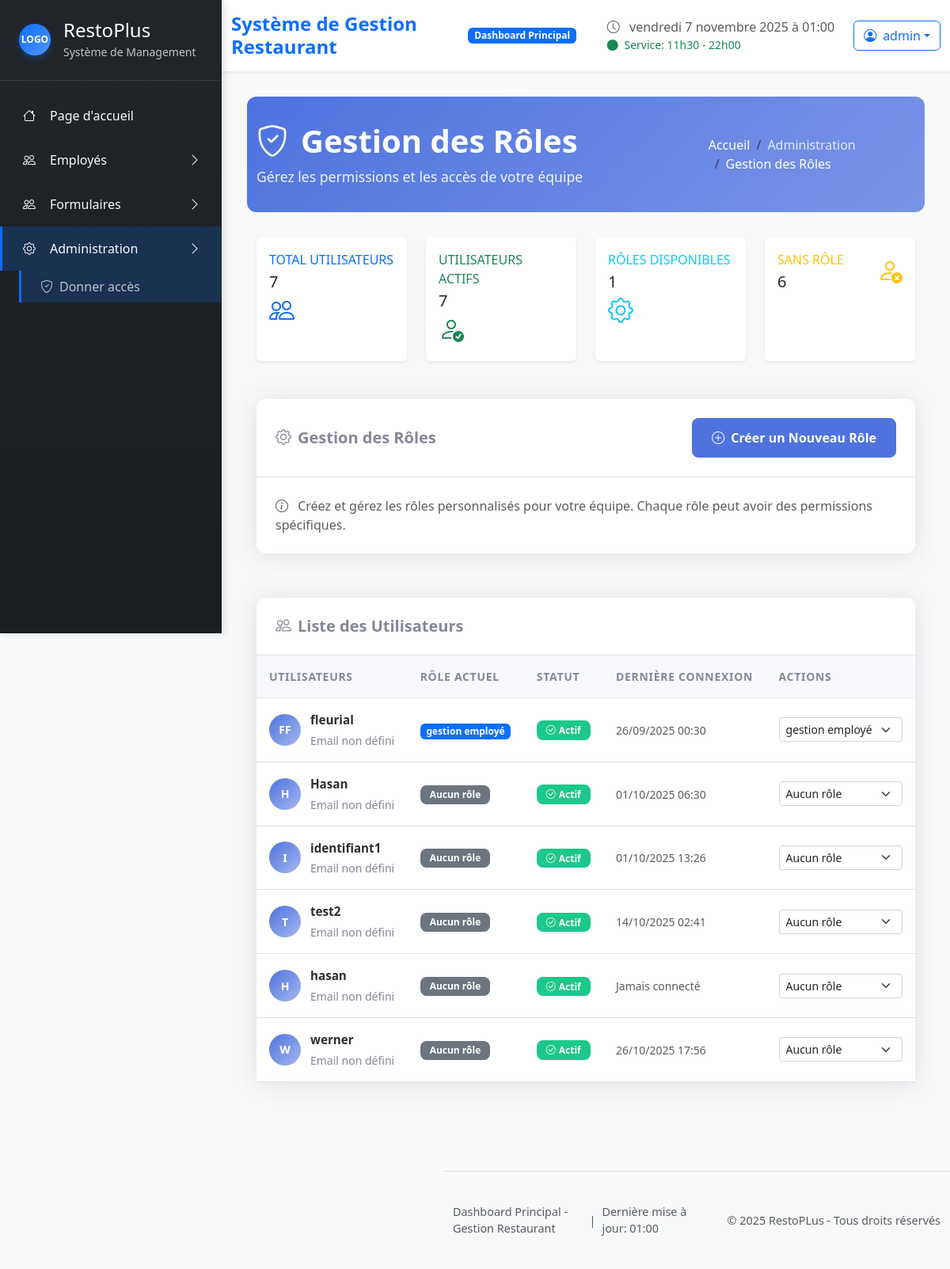
Page /admin-dashboard/ (signed in) on the earlier database version.
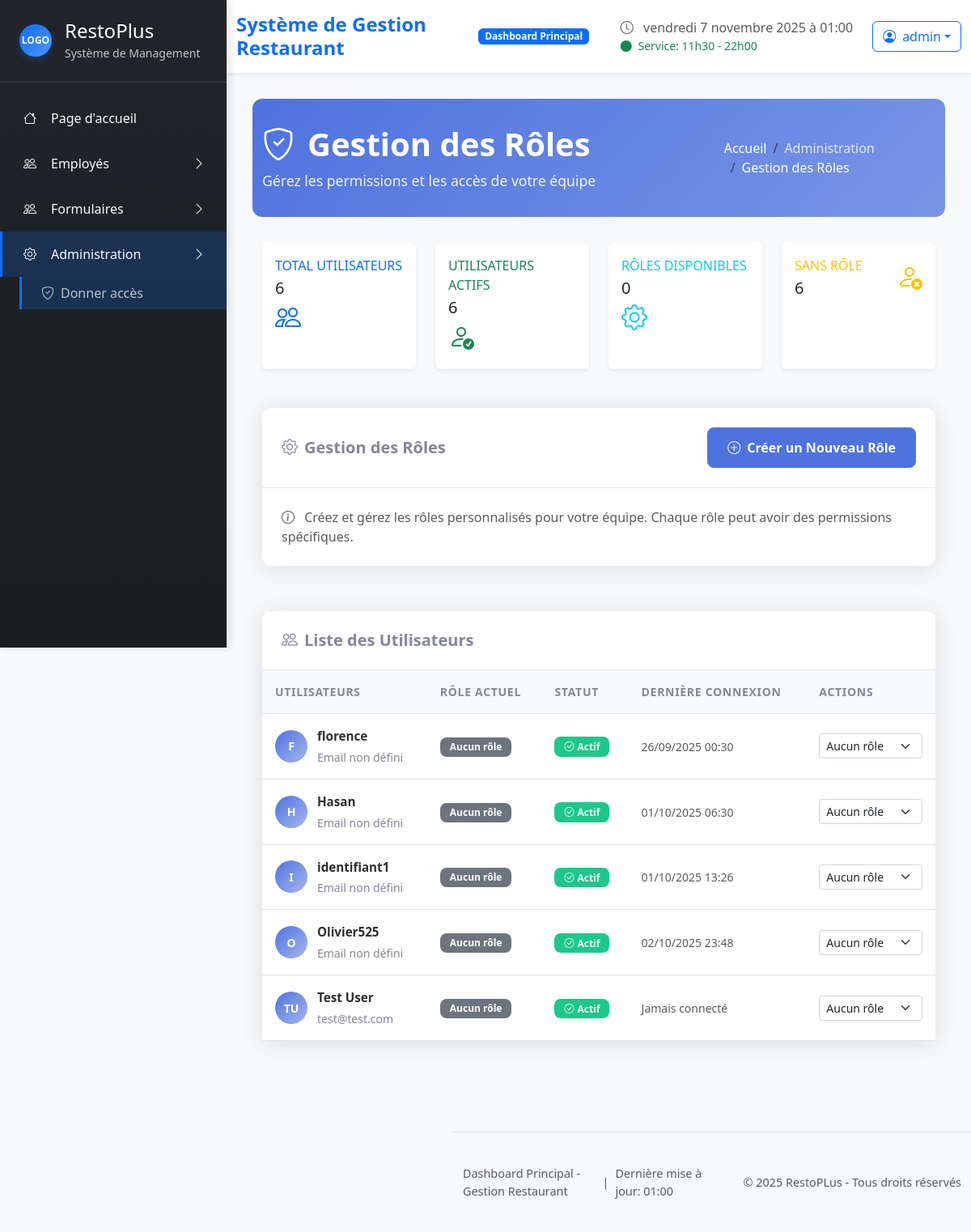
Same page on the later database version.
### restoplus/models.py (models this page shows, shortened)
class User(AbstractUser):
    class AvailabilityStatus(models.TextChoices):
        NOT_FILLED = "not_filled", "Non remplie"
        PENDING    = "pending",    "En attente"
        FILLED     = "filled",     "Remplie"
    availability_status = models.CharField(
        max_length=20,
        choices=AvailabilityStatus.choices,
        default=AvailabilityStatus.NOT_FILLED,
        verbose_name="Statut des disponibilités"
        )
    first_name = models.CharField(max_length=150, blank=True, verbose_name="Prénom")
    last_name = models.CharField(max_length=150, blank=True, verbose_name="Nom de famille")
    poste = models.CharField(max_length=100, blank=True, verbose_name="Poste")
    mobile = models.CharField(max_length=20,blank=True,validators=[phone_validator], verbose_name="Téléphone")
    email = models.CharField(
        max_length=254,
        blank=True,
        verbose_name="Courriel",
        validators=[email_validator]
    )
    is_manager = models.BooleanField(default=False)
    role = models.ForeignKey(Role, on_delete=models.SET_NULL, null=True, blank=True)
    def has_permission(self, permission):
        if self.is_superuser:
            return True
        if not self.role:
            return False
        return getattr(self.role, permission, False)

class Role(models.Model):
    name = models.CharField(max_length=100, unique=True, verbose_name="Nom du rôle")
    description = models.TextField(blank=True, verbose_name="Description")
    can_manage_users = models.BooleanField(default=False, verbose_name="Peut gérer les utilisateurs")
    can_view_reports = models.BooleanField(default=False, verbose_name="Peut voir les rapports")
    can_manage_inventory = models.BooleanField(default=False, verbose_name="Peut gérer l'inventaire")
    can_manage_orders = models.BooleanField(default=False, verbose_name="Peut gérer les commandes")
    can_distribute_tasks = models.BooleanField(default=False, verbose_name="Peut distribuer des tâches à tous")
    created_at = models.DateTimeField(auto_now_add=True)
    class Meta:
        verbose_name = "Rôle"
        verbose_name_plural = "Rôles"
        ordering = ['name']

### restoplus/views.py (the view)
# urls.py: path('admin-dashboard/', views.admin_dashboard, name='admin_dashboard'),
def admin_dashboard(request):
    if not request.user.has_permission('can_manage_users'):
        return render(request, 'restoplus/403.html', status=403)
    users = User.objects.exclude(id=request.user.id).select_related('role')
    all_users = User.objects.all().select_related('role')  # Pour les statistiques générales
    roles = Role.objects.all()
    users_without_role = all_users.filter(role__isnull=True)
    active_users = all_users.filter(is_active=True)
    context = {
    'title': 'Tableau de bord administrateur',
    'users' : users,  # Utilisateurs sans l'utilisateur connecté
    'roles' : roles,
    'users_without_role_count': users_without_role.count(),
    'active_users_count': active_users.count(),
    'total_users_count': all_users.count(),  # Nombre total pour les statistiques
    }
    return render(request, "restoplus/admin_dashboard.html", context)

### restoplus/templates/restoplus/admin_dashboard.html (shortened to what the changed rows need)
{% extends "restoplus/base.html" %}
{% load static %}
{% block content %}
<div class="admin-dashboard">
  <div class="admin-dashboard__header">
    <div class="container-fluid">
      <div class="row align-items-center">
        <div class="col-md-8">
          <h1><i class="bi bi-shield-check me-3"></i>Gestion des Rôles</h1>
        </div>
      </div>
    </div>
  </div>
  <div class="container-fluid">
    <div class="row mb-4">
      <div class="col-xl-3 col-md-6 mb-4">
        <div class="card border-0 shadow-sm h-100">
          <div class="card-body">
            <div class="row no-gutters align-items-center">
              <div class="col mr-2">
                <div class="text-xs font-weight-bold text-primary text-uppercase mb-1">Total Utilisateurs</div>
                <div class="h5 mb-0 font-weight-bold text-gray-800">{{ total_users_count }}</div>
              </div>
            </div>
          </div>
        </div>
      </div>
      <div class="col-xl-3 col-md-6 mb-4">
        <div class="card border-0 shadow-sm h-100">
          <div class="card-body">
            <div class="row no-gutters align-items-center">
              <div class="col mr-2">
                <div class="text-xs font-weight-bold text-success text-uppercase mb-1">Utilisateurs Actifs</div>
                <div class="h5 mb-0 font-weight-bold text-gray-800">{{ active_users_count }}</div>
              </div>
            </div>
          </div>
        </div>
      </div>
      <div class="col-xl-3 col-md-6 mb-4">
        <div class="card border-0 shadow-sm h-100">
          <div class="card-body">
            <div class="row no-gutters align-items-center">
              <div class="col mr-2">
                <div class="text-xs font-weight-bold text-info text-uppercase mb-1">Rôles Disponibles</div>
                <div class="h5 mb-0 font-weight-bold text-gray-800">{{ roles|length }}</div>
              </div>
            </div>
          </div>
        </div>
      </div>
    </div>
    <div class="admin-dashboard__card">
      <div class="card-body p-0">
        {% if users %}
        <div class="table-responsive">
          <table class="table admin-dashboard__table">
            <thead>
              <tr>
                <th>Utilisateurs</th>
                <th>Rôle Actuel</th>
                <th>Statut</th>
                <th>Dernière Connexion</th>
                <th>Actions</th>
              </tr>
            </thead>
            <tbody>
              {% for user in users %}
              <tr>
                <td>
                  <div class="user-info">
                    <div class="user-avatar">
                      {{ user.first_name|first|default:user.username|first }}{{ user.last_name|first|default:"" }}
                    </div>
                    <div class="user-details">
                      <div class="user-name">{{ user.get_full_name|default:user.username }}</div>
                      <div class="user-email">{{ user.email|default:"Email non défini" }}</div>
                    </div>
                  </div>
                </td>
                <td>
                  {% if user.role %}
                    <span class="badge bg-primary">
                      {{ user.role.name }}
                    </span>
                  {% else %}
                    <span class="badge admin-dashboard__badge--no-role">Aucun rôle</span>
                  {% endif %}
                </td>
                <td>
                  {% if user.is_active %}
                    <span class="badge admin-dashboard__badge--active">
                      <i class="bi bi-check-circle me-1"></i>Actif
                    </span>
                  {% else %}
                    <span class="badge admin-dashboard__badge--inactive">
                      <i class="bi bi-x-circle me-1"></i>Inactif
                    </span>
                  {% endif %}
                </td>
                <td>
                  <small class="text-muted">
                    {% if user.last_login %}
                      {{ user.last_login|date:"d/m/Y H:i" }}
                    {% else %}
                      Jamais connecté
                    {% endif %}
                  </small>
                </td>
                <td>
                  <div class="admin-dashboard__role-selector">
                    <form method="POST" action="{% url 'manage_user_role' user.id %}" class="d-inline">
                      <select name="role_id" class="form-select form-select-sm" onchange="this.form.submit()">
                        <option value="">Aucun rôle</option>
                        {% for role in roles %}
                          <option value="{{ role.id }}" {% if user.role and user.role.id == role.id %}selected{% endif %}>
                            {{ role.name }}
                          </option>
                        {% endfor %}
                      </select>
                    </form>
                  </div>
                </td>
              </tr>
              {% endfor %}
            </tbody>
          </table>
        </div>
        {% endif %}
      </div>
    </div>
  </div>
</div>
{% endblock %}

Differences in the rows shown:
removed User: first_name|first "T", get_full_name "test2", email "Email non défini", shows "Aucun rôle", is_active True (drawn), last_login "14/10/2025 02:41"
removed User: first_name|first "H", get_full_name "hasan", email "Email non défini", shows "Aucun rôle", is_active True (drawn), shows "Jamais connecté"
removed User: first_name|first "W", get_full_name "werner", email "Email non défini", shows "Aucun rôle", is_active True (drawn), last_login "26/10/2025 17:56"
changed User: get_full_name "fleurial" → "florence"; role_id "gestion employé" → "Aucun rôle"; last_name|first "F" → (not shown); role.name "gestion employé" → (not shown); now shows "Aucun rôle"
added User: first_name|first "O", get_full_name "Olivier525", email "Email non défini", shows "Aucun rôle", is_active True (drawn), last_login "02/10/2025 23:48"
added User: first_name|first "T", last_name|first "U", get_full_name "Test User", email "test@test.com", shows "Aucun rôle", is_active True (drawn), shows "Jamais connecté"
Other differences:
{{ total_users_count }}: "7" → "6"
{{ active_users_count }}: "7" → "6"
{{ roles|length }}: "1" → "0"
